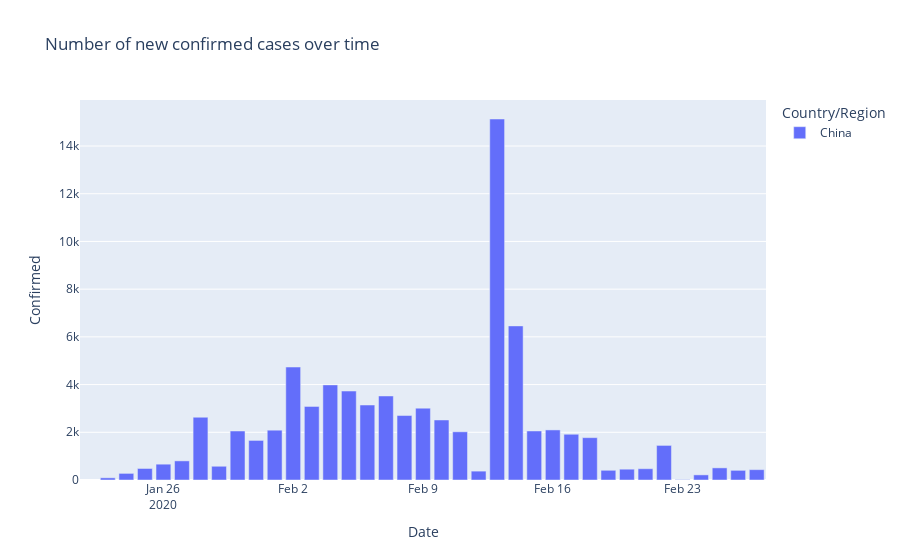
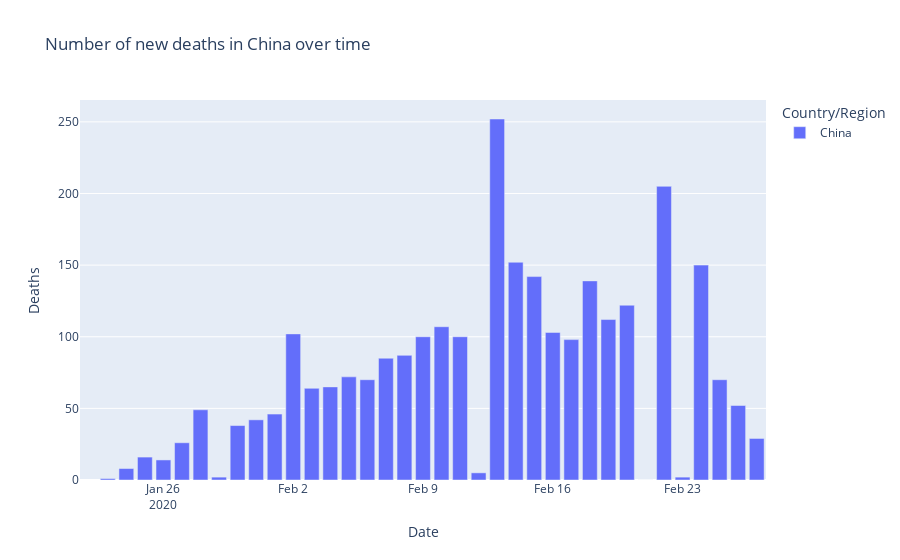

Notebook source saved alongside these figures, in order:
### Markdown cell above
### China

### Code cell
fig = px.bar(new[new['Country/Region']=='China'], x="Date", y="Confirmed", color='Country/Region',
             title='Number of new confirmed cases over time')
fig.show()

fig = px.bar(new[new['Country/Region']=='China'], x="Date", y="Deaths", color='Country/Region',
             title='Number of new deaths in China over time')
fig.show()

### Figure 1 — Plotly figure (JSON) as saved in the notebook; plotly's stock layout.template omitted (floating-point values rounded to 4 significant figures)
{"data": [{"alignmentgroup": "True", "hoverlabel": {"namelength": 0}, "hovertemplate": "Country/Region=China<br>Date=%{x}<br>Confirmed=%{y}", "legendgroup": "China", "marker": {"color": "#636efa"}, "name": "China", "offsetgroup": "China", "orientation": "v", "showlegend": true, "textposition": "auto", "type": "bar", "x": ["2020-01-22T00:00:00", "2020-01-23T00:00:00", "2020-01-24T00:00:00", "2020-01-25T00:00:00", "2020-01-26T00:00:00", "2020-01-27T00:00:00", "2020-01-28T00:00:00", "2020-01-29T00:00:00", "2020-01-30T00:00:00", "2020-01-31T00:00:00", "2020-02-01T00:00:00", "2020-02-02T00:00:00", "2020-02-03T00:00:00", "2020-02-04T00:00:00", "2020-02-05T00:00:00", "2020-02-06T00:00:00", "2020-02-07T00:00:00", "2020-02-08T00:00:00", "2020-02-09T00:00:00", "2020-02-10T00:00:00", "2020-02-11T00:00:00", "2020-02-12T00:00:00", "2020-02-13T00:00:00", "2020-02-14T00:00:00", "2020-02-15T00:00:00", "2020-02-16T00:00:00", "2020-02-17T00:00:00", "2020-02-18T00:00:00", "2020-02-19T00:00:00", "2020-02-20T00:00:00", "2020-02-21T00:00:00", "2020-02-22T00:00:00", "2020-02-23T00:00:00", "2020-02-24T00:00:00", "2020-02-25T00:00:00", "2020-02-26T00:00:00", "2020-02-27T00:00:00"], "xaxis": "x", "y": [null, 92, 277, 483, 663, 801, 2631, 576, 2054, 1659, 2088, 4736, 3086, 3987, 3729, 3144, 3522, 2703, 3012, 2516, 2021, 372, 15133, 6460, 2055, 2099, 1918, 1775, 407, 453, 473, 1450, 16, 214, 508, 405, 433], "yaxis": "y"}], "layout": {"barmode": "relative", "legend": {"title": {"text": "Country/Region"}, "tracegroupgap": 0}, "title": {"text": "Number of new confirmed cases over time"}, "xaxis": {"anchor": "y", "domain": [0, 1], "title": {"text": "Date"}}, "yaxis": {"anchor": "x", "domain": [0, 1], "title": {"text": "Confirmed"}}}}

### Figure 2 — Plotly figure (JSON) as saved in the notebook; plotly's stock layout.template omitted (floating-point values rounded to 4 significant figures)
{"data": [{"alignmentgroup": "True", "hoverlabel": {"namelength": 0}, "hovertemplate": "Country/Region=China<br>Date=%{x}<br>Deaths=%{y}", "legendgroup": "China", "marker": {"color": "#636efa"}, "name": "China", "offsetgroup": "China", "orientation": "v", "showlegend": true, "textposition": "auto", "type": "bar", "x": ["2020-01-22T00:00:00", "2020-01-23T00:00:00", "2020-01-24T00:00:00", "2020-01-25T00:00:00", "2020-01-26T00:00:00", "2020-01-27T00:00:00", "2020-01-28T00:00:00", "2020-01-29T00:00:00", "2020-01-30T00:00:00", "2020-01-31T00:00:00", "2020-02-01T00:00:00", "2020-02-02T00:00:00", "2020-02-03T00:00:00", "2020-02-04T00:00:00", "2020-02-05T00:00:00", "2020-02-06T00:00:00", "2020-02-07T00:00:00", "2020-02-08T00:00:00", "2020-02-09T00:00:00", "2020-02-10T00:00:00", "2020-02-11T00:00:00", "2020-02-12T00:00:00", "2020-02-13T00:00:00", "2020-02-14T00:00:00", "2020-02-15T00:00:00", "2020-02-16T00:00:00", "2020-02-17T00:00:00", "2020-02-18T00:00:00", "2020-02-19T00:00:00", "2020-02-20T00:00:00", "2020-02-21T00:00:00", "2020-02-22T00:00:00", "2020-02-23T00:00:00", "2020-02-24T00:00:00", "2020-02-25T00:00:00", "2020-02-26T00:00:00", "2020-02-27T00:00:00"], "xaxis": "x", "y": [null, 1, 8, 16, 14, 26, 49, 2, 38, 42, 46, 102, 64, 65, 72, 70, 85, 87, 100, 107, 100, 5, 252, 152, 142, 103, 98, 139, 112, 122, 0, 205, 2, 150, 70, 52, 29], "yaxis": "y"}], "layout": {"barmode": "relative", "legend": {"title": {"text": "Country/Region"}, "tracegroupgap": 0}, "title": {"text": "Number of new deaths in China over time"}, "xaxis": {"anchor": "y", "domain": [0, 1], "title": {"text": "Date"}}, "yaxis": {"anchor": "x", "domain": [0, 1], "title": {"text": "Deaths"}}}}
